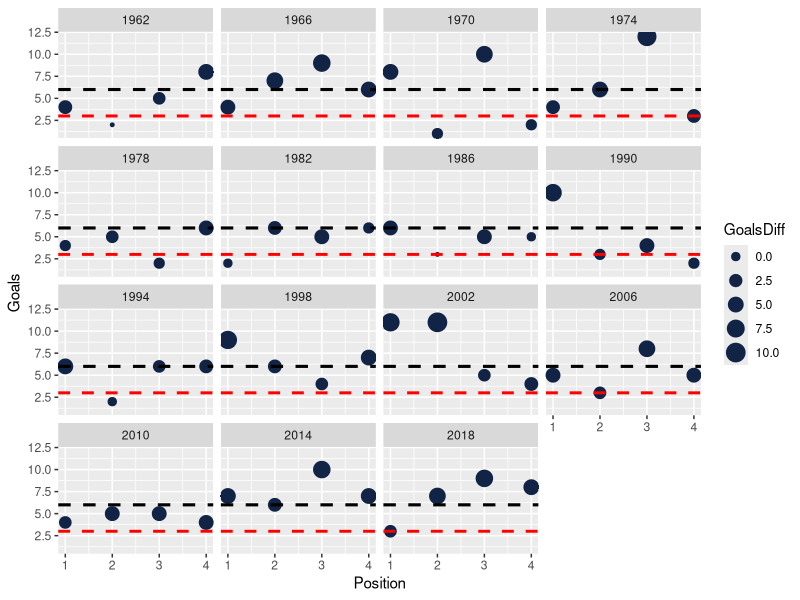
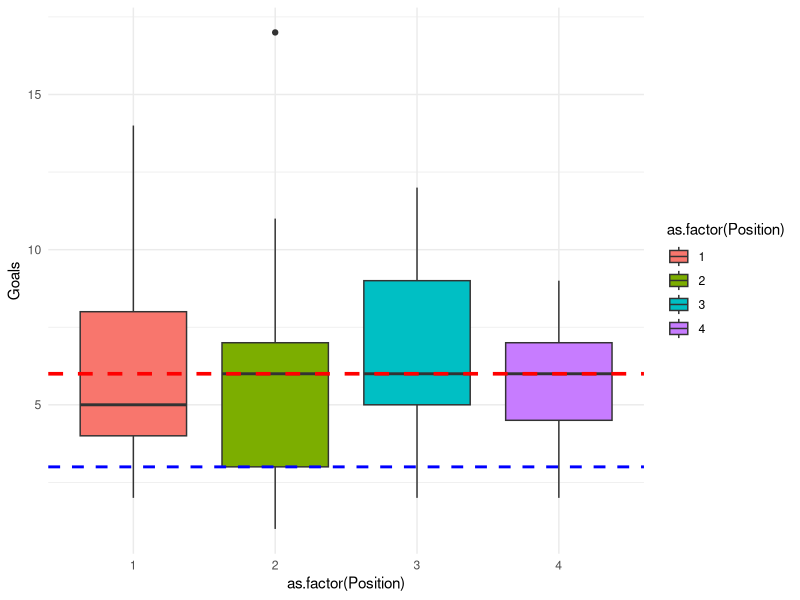
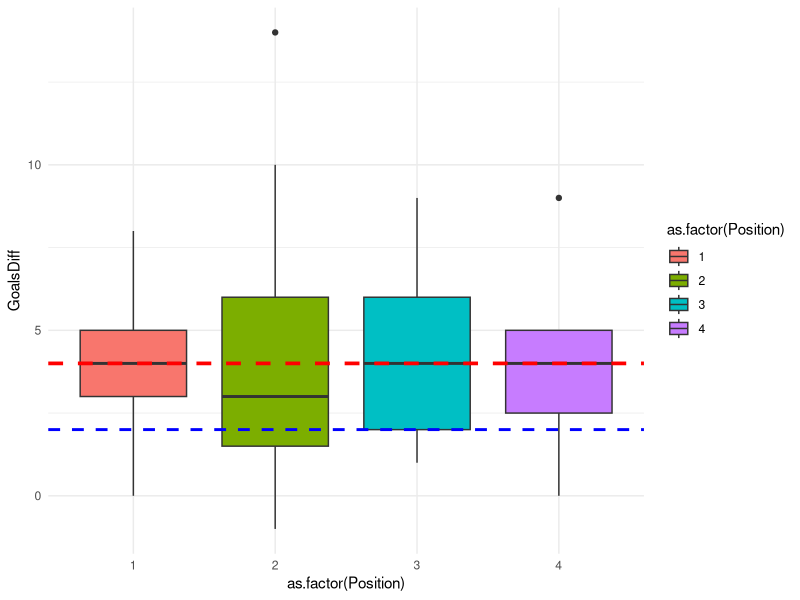

R code for these plots, in order:
library(tidyverse)
library(readxl)

WorldCupMatches <- read_excel("WorldCupMatches.xlsx", sheet = "Matches")
TopStandings <- read_excel("WorldCupMatches.xlsx", sheet = "Top_Standings")

data <- WorldCupMatches %>% select(-c(8,9,10))
TopStandings <- TopStandings %>% mutate(ID = paste(Team, "_", Tournament))

#1. Gols na Fase de Grupos ####
goals <- data %>% filter(Stage == "group stage") %>%
                  group_by(Team, Tournament, Stage) %>%
                  summarise(Matches = n(),Goals = sum(Team_Score), GoalsDiff = sum(Team_Score_Margin)) %>%
                  mutate(Year = as.numeric(str_sub(Tournament, -4,-1)), ID = paste(Team, "_", Tournament)) %>%
                  arrange(Year,desc(Goals), desc(GoalsDiff))

goals <- left_join(goals, TopStandings[,c(3,5)], by = "ID") %>%
         drop_na()

goals %>%
  filter(Year >= 1962L & Year <= 2018L) %>%
  ggplot() +
  aes(x = Position, y = Goals, size = GoalsDiff) +
  geom_point(shape = "circle", colour = "#112446") +
  theme_gray() +
  facet_wrap(vars(Year)) +
  geom_hline(yintercept = 6, linetype = "dashed", size = 1.05) +
  geom_hline(yintercept = 3, linetype = "dashed", color = "red", size = 1)

ggplot(goals) +
  aes(x = as.factor(Position), y = Goals, fill = as.factor(Position)) +
  geom_boxplot() +
  scale_fill_hue(direction = 1) +
  theme_minimal() +
  geom_hline(yintercept = 6, linetype = "dashed", size = 1.25, color = "red") +
  geom_hline(yintercept = 3, linetype = "dashed", size = 1, color = "blue")

ggplot(goals) +
  aes(x = as.factor(Position), y = GoalsDiff, fill = as.factor(Position)) +
  geom_boxplot() +
  scale_fill_hue(direction = 1) +
  theme_minimal() +
  geom_hline(yintercept = 4, linetype = "dashed", size = 1.25, color = "red") +
  geom_hline(yintercept = 2, linetype = "dashed", size = 1, color = "blue")


# Conclusao: 
# Os campeos geralmente nao sao os que mais fazem gols. Terceiros e quartos, no geral, apresentam
# melhor resultado nesse aspecto. Já houve casos em que o campeão fez apenas três gols na fase de grupos:
# Italia 1982 e Franca 2018. No entanto, eles apresentam saldo de gols com pouca variabilidade: entre 3 e 5.
